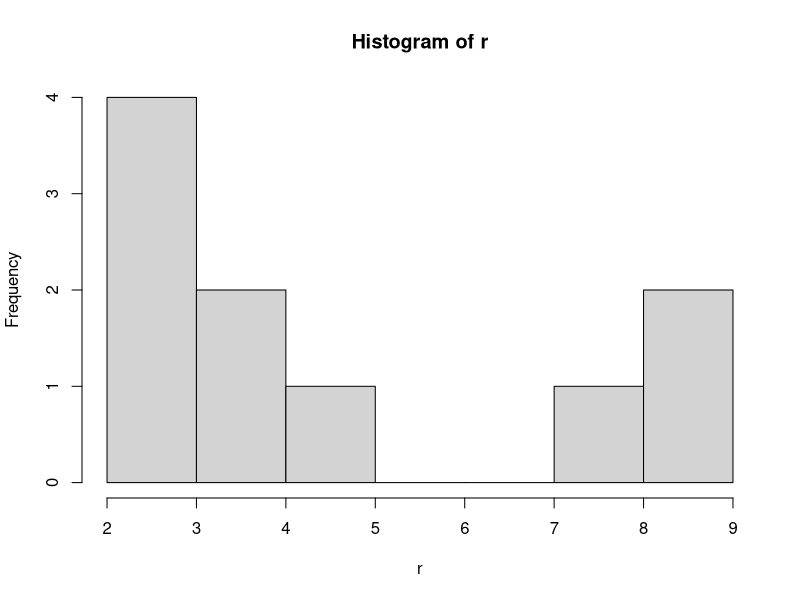
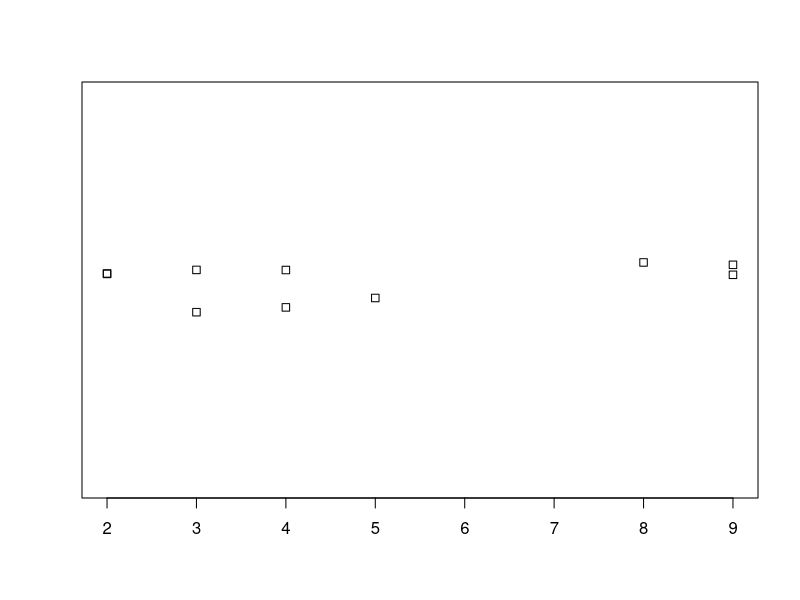
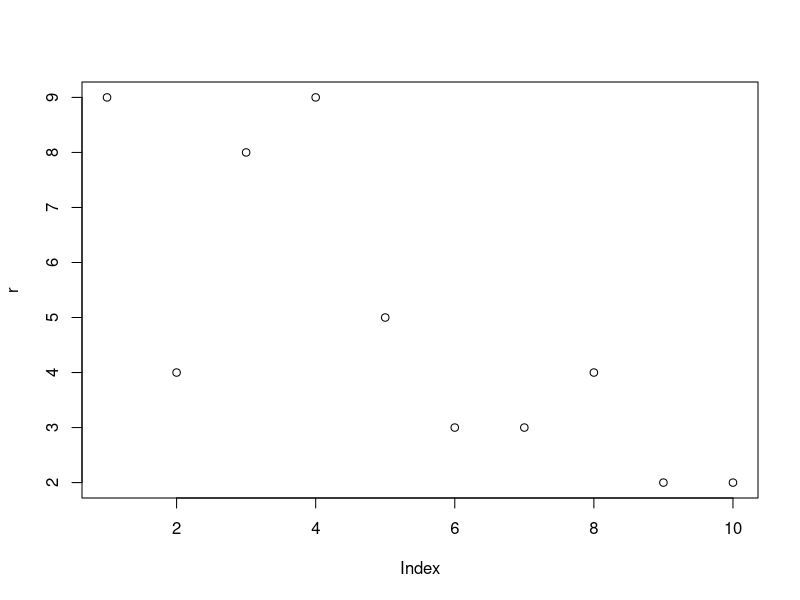
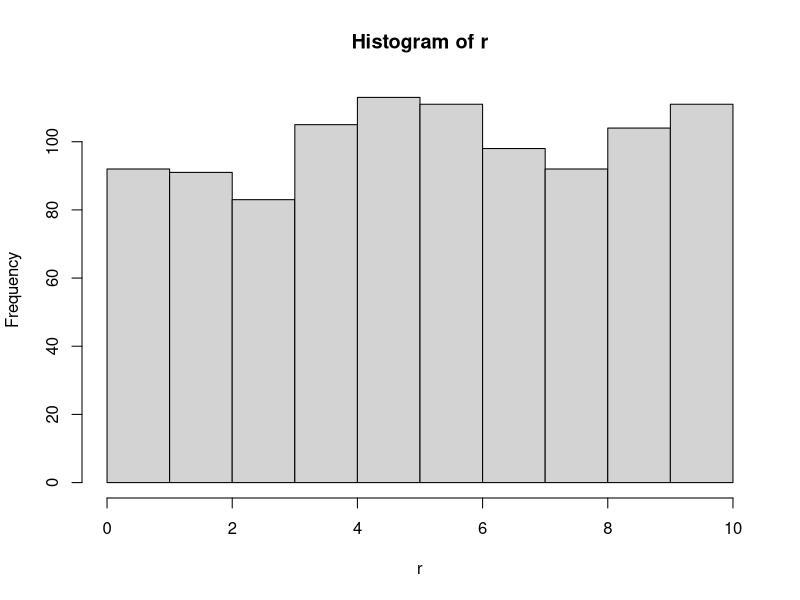
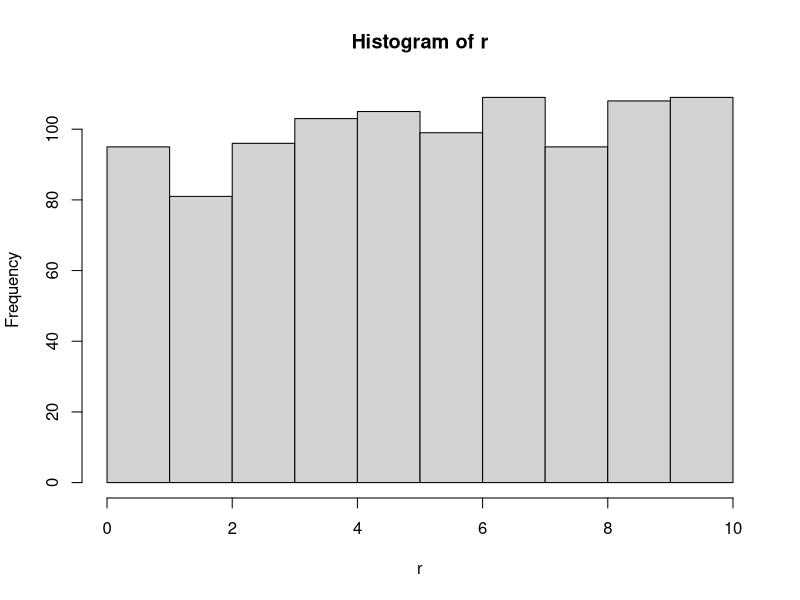
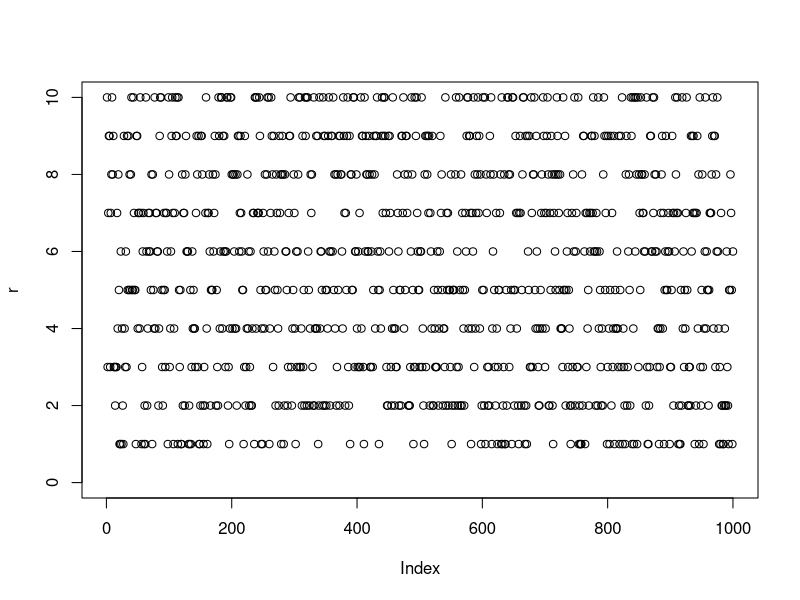
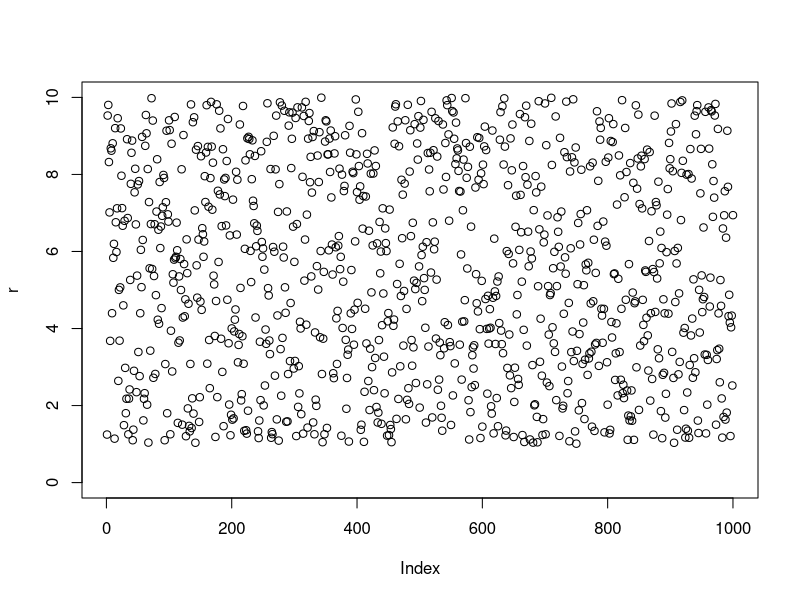
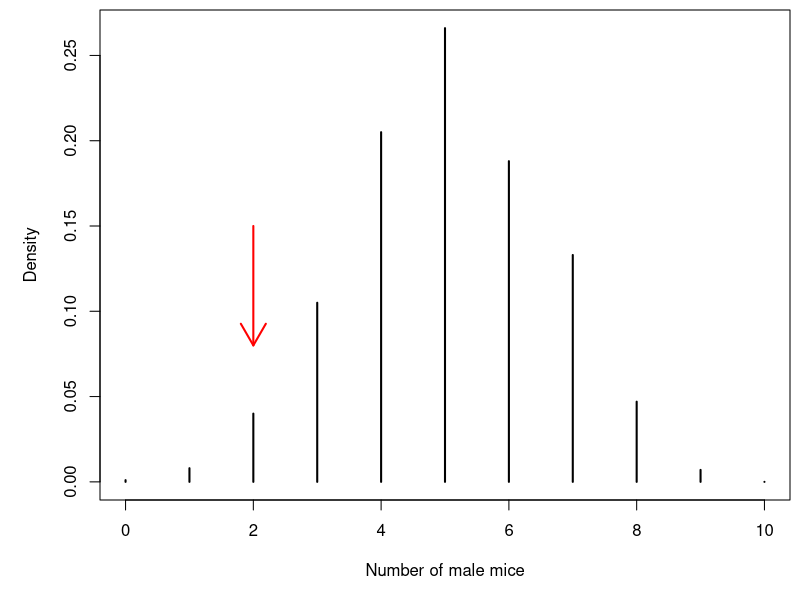

Here is the R script that generated these plots, in order:
## ---- chunk 1
library(knitr)
opts_chunk$set(hide = TRUE)
opts_chunk$set(eval = FALSE)
opts_chunk$set(tidy = TRUE)
## ---- chunk 2
r<-sample(1:10, 10, replace=T)
r
## ---- chunk 3
hist(r)
stripchart(r, method="jitter")
plot(r)
summary(r)
## ---- chunk 4
r<-sample(1:10, 1000, replace=T)
hist(r, xlim=c(0,10), breaks=seq(0,10, 1))
## ---- chunk 5
set.seed(1)
r<-sample(1:10, 1000, replace=T)
hist(r, xlim=c(0,10), breaks=seq(0,10, 1))
## ---- chunk 6
r<-sample(1:10, 1000, replace=T)
plot(r, ylim=c(0,10))
## ---- chunk 7
r<-runif(1000, min=1, max=10)
plot(r, ylim=c(0,10))
## ---- chunk 8
sample(c("H", "T"), 100, replace=T)
rbinom(10, size=1, prob=0.5)
## ---- chunk 9
heads <- rbinom(10, size=1, prob=0.8)
sum(heads)
## ---- chunk 10
hits <- rbinom(5, size=1, prob=0.3)
sum(hits)
## ---- chunk 11
breedings <- 1000
npups <- 10
p.males <- 0.5
obs.males <- 2
## ---- chunk 12
r <- rbinom(breedings, npups, p.males)
r.hist <- hist(r, plot=FALSE, breaks=seq(-0.5, 10.5, 1))
par(mar=c(5,5,0.5, 0.5))
plot(r.hist$density~r.hist$mids, type="h", lwd=2, xlab="Number of male mice", ylab="Density", xlim=c(0,10))
arrows(x0=2, x1=2, y0=0.15, y1=0.08, lwd=2, col="red")
## ---- chunk 13
n.two <- sum(r == obs.males)
p.two.empirical <- n.two / breedings
p.two.empirical
## ---- chunk 14
p.two.R <- dbinom(2, 10, 0.5)
p.two.R

p.two.empirical - p.two.R
## ---- chunk 15
plot(r.hist$density~r.hist$mids, type="h", lwd=2, xlab="Number of male mice", ylab="Density", xlim=c(0,10))
points(x=0:10, dbinom(0:10, 10, 0.5), col="red", lwd=3, type="l", lty=1)
## ---- chunk 16
n.two.or.fewer <- sum(r <= obs.males)
p.two.or.fewer.empirical <- n.two.or.fewer / breedings
p.two.or.fewer.empirical

p.two.or.fewer.R <- pbinom(2, 10, 0.5)
p.two.or.fewer.R

p.two.or.fewer.empirical-p.two.or.fewer.R
## ---- chunk 17

inv.cdf <- qbinom(0.9, 10, 0.5)  

